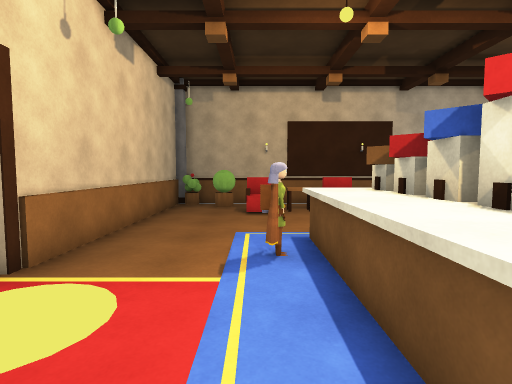
[1] (above)

15 first-person views from a walk through a scene from a Unity 3-D project. The camera is 1.5 m above the floor, tilts 4° down and sees 80° across. The floor is counted in squares, 1 m on a side. Each view is taken from the middle of a square. On the plan, view 1 faces up. The plan holds only what a view shows up to about 15 squares ahead; the rest is blank. The player character is not drawn. Door leaves are left out, so doorways stand open. Surface patterns are stand-ins for the level's own textures.

[2]
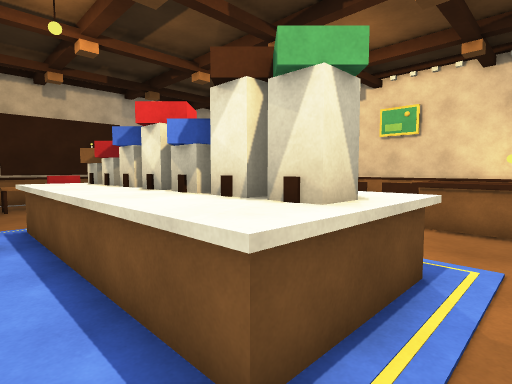

[3]
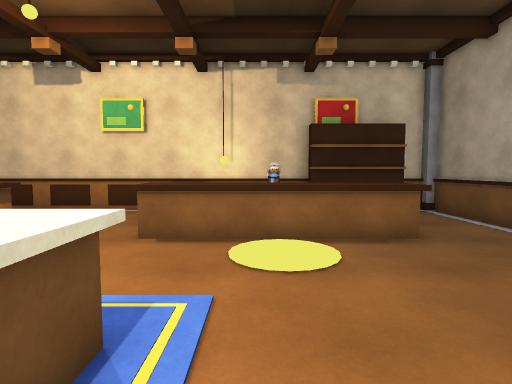

[4]
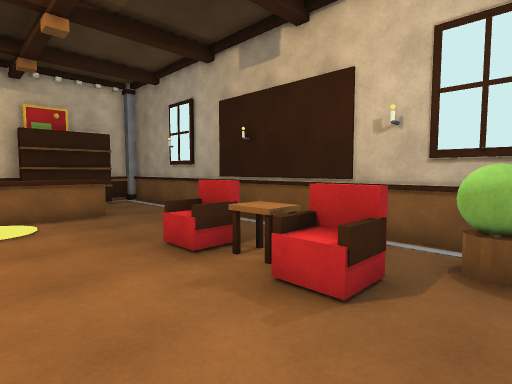

[5]
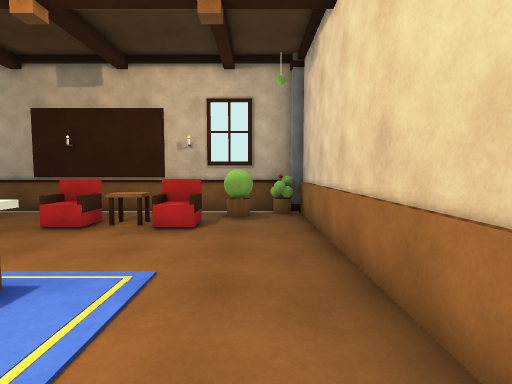

[6]
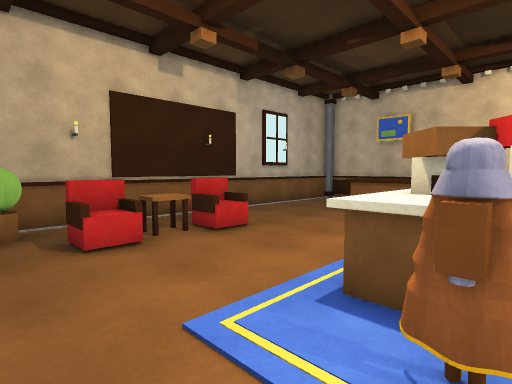

[7]
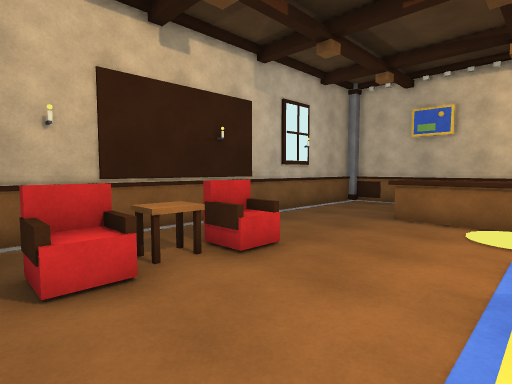

[8]
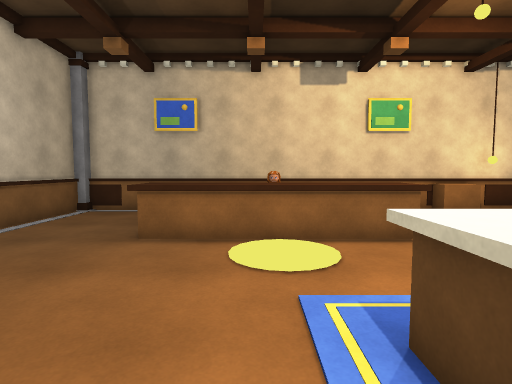

[9]
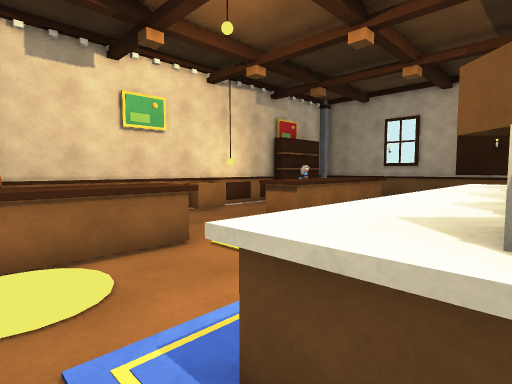

[10]
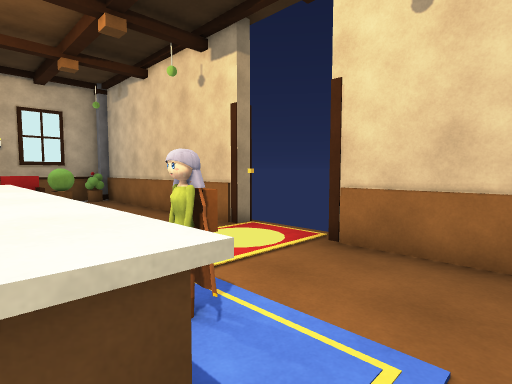

[11]
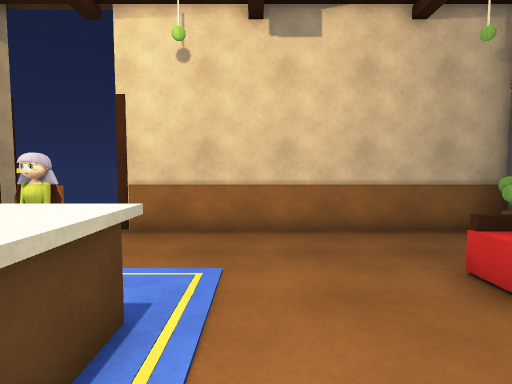

[12]
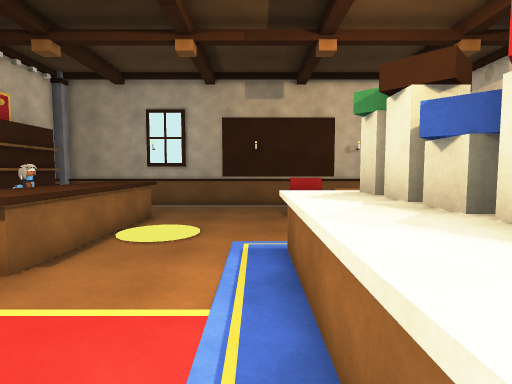

[13]
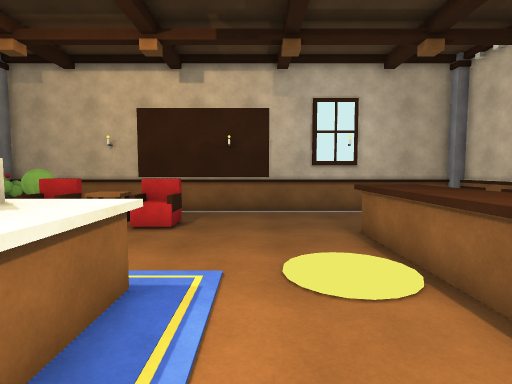

[14]
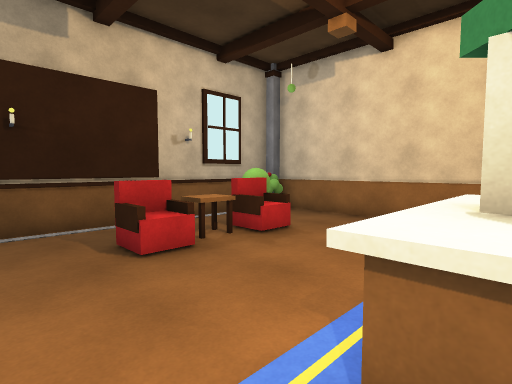

[15]
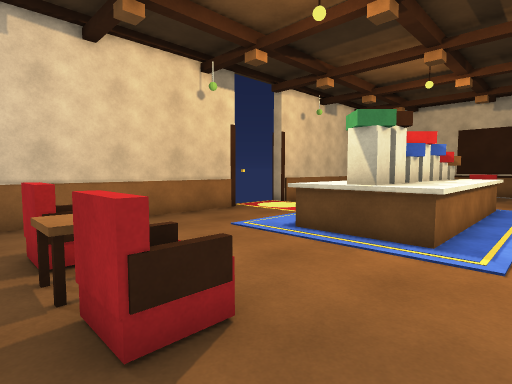

### Floor plan
Key: @ floor where view 1 was taken; # wall or solid block; . floor; D open door; ^ raised ledge; O other object.
Columns run from 4 left of view 1 to 14 right of it. Each row starts with its distance up from view 1.
 15 ###################
 14 #OOO. ............#
 13 #OOO. ............#
 12 #...OOOOO.........#
 11 #...O..O.....^.   #
 10 #............^^   #
  9 #............^^   #
  8 #............^^   #
  7 #.....^^^....^^   #
  6 #....^^O^....^^   #
  5 #....^^O^....^^   #
  4 D....^^O^......   #
  3 D....^OO^...  .. .#
  2 D....^^O^.........#
  1 #....^OO^....^...O#
  0 #...@^OO^....^^..O#
 -1 #.....^^^....^^...#
 -2 #............^^. .#
 -3 #............^^.  #
 -4 #............^^  ##
 -5 #...O..O.....^^  #
 -6 #...OOOOO......  #
 -7 #.OO.............##
 -8 #OOO..............#
 -9 ###################

Positions as (right, up) in squares from view 1, and headings:
1: (0, 0), facing up
2: (0, -2), facing up-right
3: (2, -2), facing right
4: (-2, -2), facing down-right
5: (-2, 3), facing down
6: (-2, 5), facing up-right
7: (-1, 7), facing up-right
8: (2, 8), facing right
9: (3, 8), facing down-right
10: (2, 8), facing down-left
11: (4, 8), facing left
12: (5, 5), facing down
13: (6, 3), facing up
14: (6, 0), facing down-left
15: (6, -7), facing up-left
